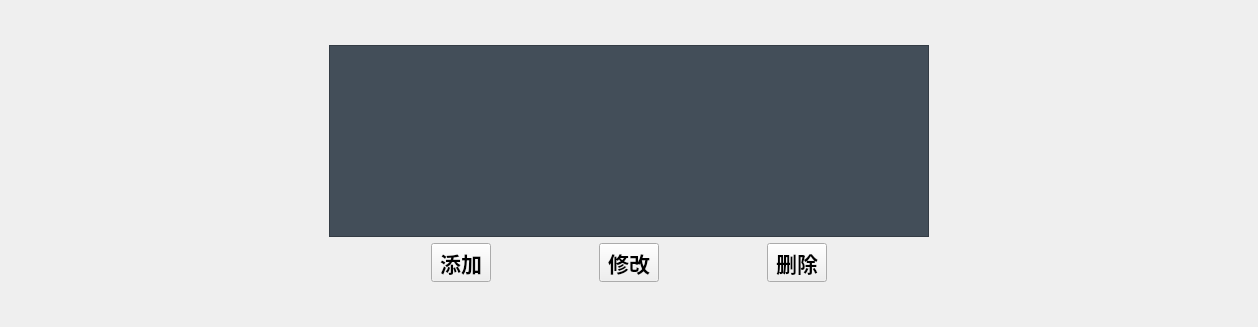
          <widget class="QWidget" name="tab_point_setting">
           <attribute name="title">
            <string>标定点配置</string>
           </attribute>
           <layout class="QHBoxLayout" name="horizontalLayout_70" stretch="1,2,1">
            <property name="topMargin">
             <number>36</number>
            </property>
            <property name="bottomMargin">
             <number>36</number>
            </property>
            <item>
             <spacer name="horizontalSpacer_13">
              <property name="orientation">
               <enum>Qt::Horizontal</enum>
              </property>
              <property name="sizeHint" stdset="0">
               <size>
                <width>433</width>
                <height>20</height>
               </size>
              </property>
             </spacer>
            </item>
            <item>
             <widget class="QWidget" name="widget_6" native="true">
              <layout class="QVBoxLayout" name="verticalLayout_18">
               <item>
                <widget class="QTreeView" name="treeView_Point">
                 <property name="styleSheet">
                  <string notr="true">QHeaderView
{
  	font-family:Microsoft Yahei;
	font-size:36px;
}
QTreeView {
	background-color:#434e59;
    alternate-background-color: #637484;
	color:white;
  	font-family:Microsoft Yahei;
	font-size:32px;
}

QTreeView {
    show-decoration-selected: 1;
}

QTreeView::item {  /** item **/
        height: 25px;
        color: white;
        border: none;
        border-bottom: 1px solid rgb(50, 50, 50);
        background-color: transparent;
}

QTreeView::item:hover {
    border: 1px solid blue;
    background : #DBDBDB;
}

QTreeView::item:selected {
    border: 1px solid red;
    background : green;
}    </string>
                 </property>
                </widget>
               </item>
               <item>
                <layout class="QHBoxLayout" name="horizontalLayout_69">
                 <item>
                  <spacer name="horizontalSpacer_6">
                   <property name="orientation">
                    <enum>Qt::Horizontal</enum>
                   </property>
                   <property name="sizeHint" stdset="0">
                    <size>
                     <width>40</width>
                     <height>20</height>
                    </size>
                   </property>
                  </spacer>
                 </item>
                 <item>
                  <widget class="QToolButton" name="point_Add">
                   <property name="enabled">
                    <bool>true</bool>
                   </property>
                   <property name="sizePolicy">
                    <sizepolicy hsizetype="Minimum" vsizetype="Preferred">
                     <horstretch>0</horstretch>
                     <verstretch>0</verstretch>
                    </sizepolicy>
                   </property>
                   <property name="font">
                    <font>
                     <family>Microsoft Yahei</family>
                     <pointsize>16</pointsize>
                     <weight>75</weight>
                     <italic>false</italic>
                     <bold>true</bold>
                    </font>
                   </property>
                   <property name="mouseTracking">
                    <bool>false</bool>
                   </property>
                   <property name="tabletTracking">
                    <bool>false</bool>
                   </property>
                   <property name="styleSheet">
                    <string notr="true">QToolButton
{
    font-family:Microsoft Yahei;
    color:white;
    background-color:rgb(14 , 150 , 254);
    border-radius:10px;
	border-width:2px;
	border-style:solid;
	border-color:white;
}

QToolButton:hover
{
    background-color:rgb(44 , 137 , 255);
}

QToolButton:pressed
{
    background-color:rgb(14 , 135 , 228);
    padding-left:3px;
    padding-top:3px;
}
QToolButton:disabled
{
    background-color:grey;
}
border:none;</string>
                   </property>
                   <property name="text">
                    <string>添加</string>
                   </property>
                   <property name="iconSize">
                    <size>
                     <width>0</width>
                     <height>0</height>
                    </size>
                   </property>
                   <property name="toolButtonStyle">
                    <enum>Qt::ToolButtonTextOnly</enum>
                   </property>
                  </widget>
                 </item>
                 <item>
                  <spacer name="horizontalSpacer_11">
                   <property name="orientation">
                    <enum>Qt::Horizontal</enum>
                   </property>
                   <property name="sizeHint" stdset="0">
                    <size>
                     <width>40</width>
                     <height>20</height>
                    </size>
                   </property>
                  </spacer>
                 </item>
                 <item>
                  <widget class="QToolButton" name="point_Change">
                   <property name="enabled">
                    <bool>true</bool>
                   </property>
                   <property name="sizePolicy">
                    <sizepolicy hsizetype="Minimum" vsizetype="Preferred">
                     <horstretch>0</horstretch>
                     <verstretch>0</verstretch>
                    </sizepolicy>
                   </property>
                   <property name="font">
                    <font>
                     <family>Microsoft Yahei</family>
                     <pointsize>16</pointsize>
                     <weight>75</weight>
                     <italic>false</italic>
                     <bold>true</bold>
                    </font>
                   </property>
                   <property name="mouseTracking">
                    <bool>false</bool>
                   </property>
                   <property name="tabletTracking">
                    <bool>false</bool>
                   </property>
                   <property name="styleSheet">
                    <string notr="true">QToolButton
{
    font-family:Microsoft Yahei;
    color:white;
    background-color:rgb(14 , 150 , 254);
    border-radius:10px;
	border-width:2px;
	border-style:solid;
	border-color:white;
}

QToolButton:hover
{
    background-color:rgb(44 , 137 , 255);
}

QToolButton:pressed
{
    background-color:rgb(14 , 135 , 228);
    padding-left:3px;
    padding-top:3px;
}
QToolButton:disabled
{
    background-color:grey;
}
border:none;</string>
                   </property>
                   <property name="text">
                    <string>修改</string>
                   </property>
                   <property name="iconSize">
                    <size>
                     <width>0</width>
                     <height>0</height>
                    </size>
                   </property>
                   <property name="toolButtonStyle">
                    <enum>Qt::ToolButtonTextOnly</enum>
                   </property>
                  </widget>
                 </item>
                 <item>
                  <spacer name="horizontalSpacer_8">
                   <property name="orientation">
                    <enum>Qt::Horizontal</enum>
                   </property>
                   <property name="sizeHint" stdset="0">
                    <size>
                     <width>40</width>
                     <height>20</height>
                    </size>
                   </property>
                  </spacer>
                 </item>
                 <item>
                  <widget class="QToolButton" name="point_Remove">
                   <property name="enabled">
                    <bool>true</bool>
                   </property>
                   <property name="sizePolicy">
                    <sizepolicy hsizetype="Minimum" vsizetype="Preferred">
                     <horstretch>0</horstretch>
                     <verstretch>0</verstretch>
                    </sizepolicy>
                   </property>
                   <property name="font">
                    <font>
                     <family>Microsoft Yahei</family>
                     <pointsize>16</pointsize>
                     <weight>75</weight>
                     <italic>false</italic>
                     <bold>true</bold>
                    </font>
                   </property>
                   <property name="mouseTracking">
                    <bool>false</bool>
                   </property>
                   <property name="tabletTracking">
                    <bool>false</bool>
                   </property>
                   <property name="styleSheet">
                    <string notr="true">QToolButton
{
    font-family:Microsoft Yahei;
    color:white;
    background-color:rgb(14 , 150 , 254);
    border-radius:10px;
	border-width:2px;
	border-style:solid;
	border-color:white;
}

QToolButton:hover
{
    background-color:rgb(44 , 137 , 255);
}

QToolButton:pressed
{
    background-color:rgb(14 , 135 , 228);
    padding-left:3px;
    padding-top:3px;
}
QToolButton:disabled
{
    background-color:grey;
}
border:none;</string>
                   </property>
                   <property name="text">
                    <string>删除</string>
                   </property>
                   <property name="iconSize">
                    <size>
                     <width>0</width>
                     <height>0</height>
                    </size>
                   </property>
                   <property name="toolButtonStyle">
                    <enum>Qt::ToolButtonTextOnly</enum>
                   </property>
                  </widget>
                 </item>
                 <item>
                  <spacer name="horizontalSpacer_12">
                   <property name="orientation">
                    <enum>Qt::Horizontal</enum>
                   </property>
                   <property name="sizeHint" stdset="0">
                    <size>
                     <width>40</width>
                     <height>20</height>
                    </size>
                   </property>
                  </spacer>
                 </item>
                </layout>
               </item>
              </layout>
             </widget>
            </item>
            <item>
             <spacer name="horizontalSpacer_14">
              <property name="orientation">
               <enum>Qt::Horizontal</enum>
              </property>
              <property name="sizeHint" stdset="0">
               <size>
                <width>433</width>
                <height>20</height>
               </size>
              </property>
             </spacer>
            </item>
           </layout>
          </widget>
